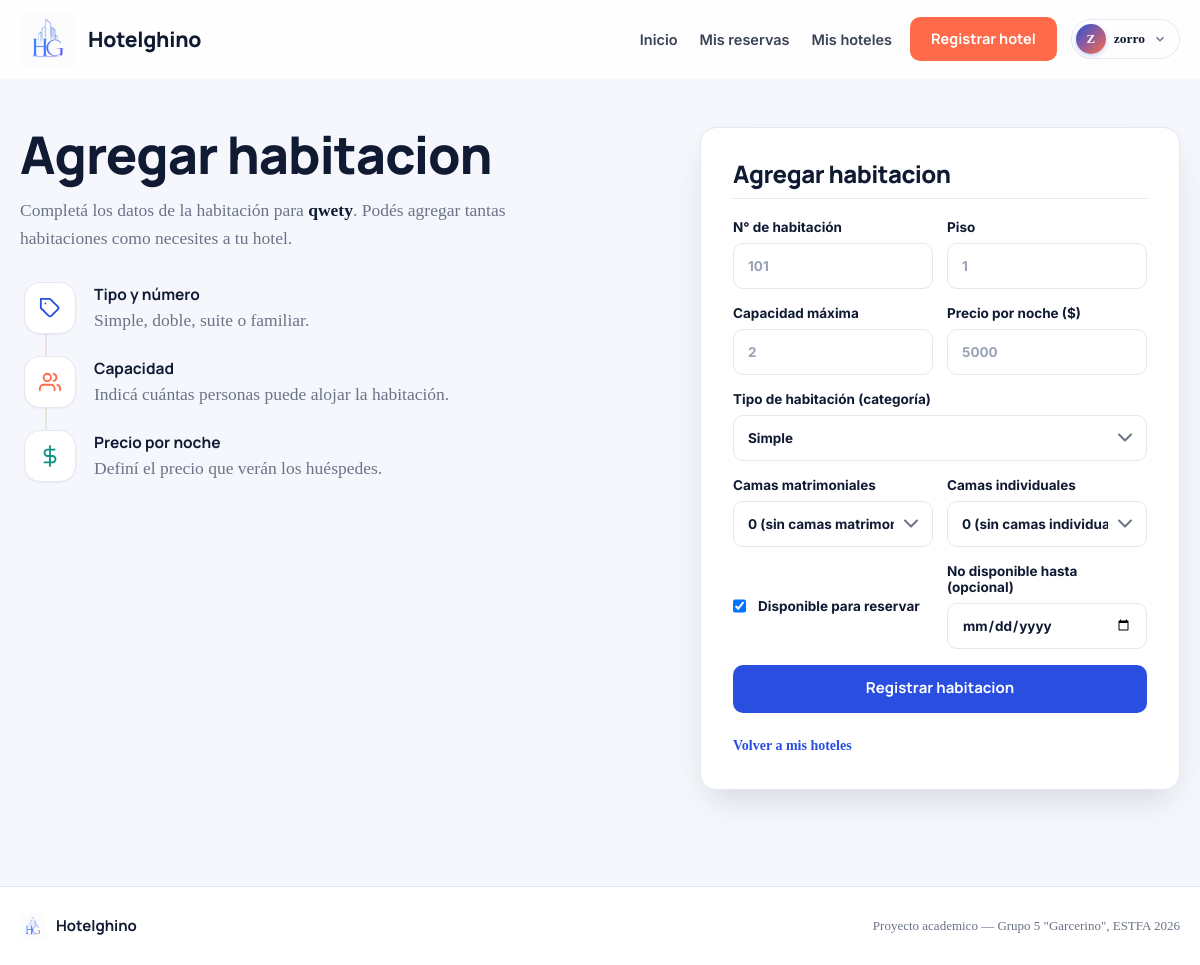
Page /mis-hoteles/11/habitaciones/registrar/ (signed in) on the earlier database version.
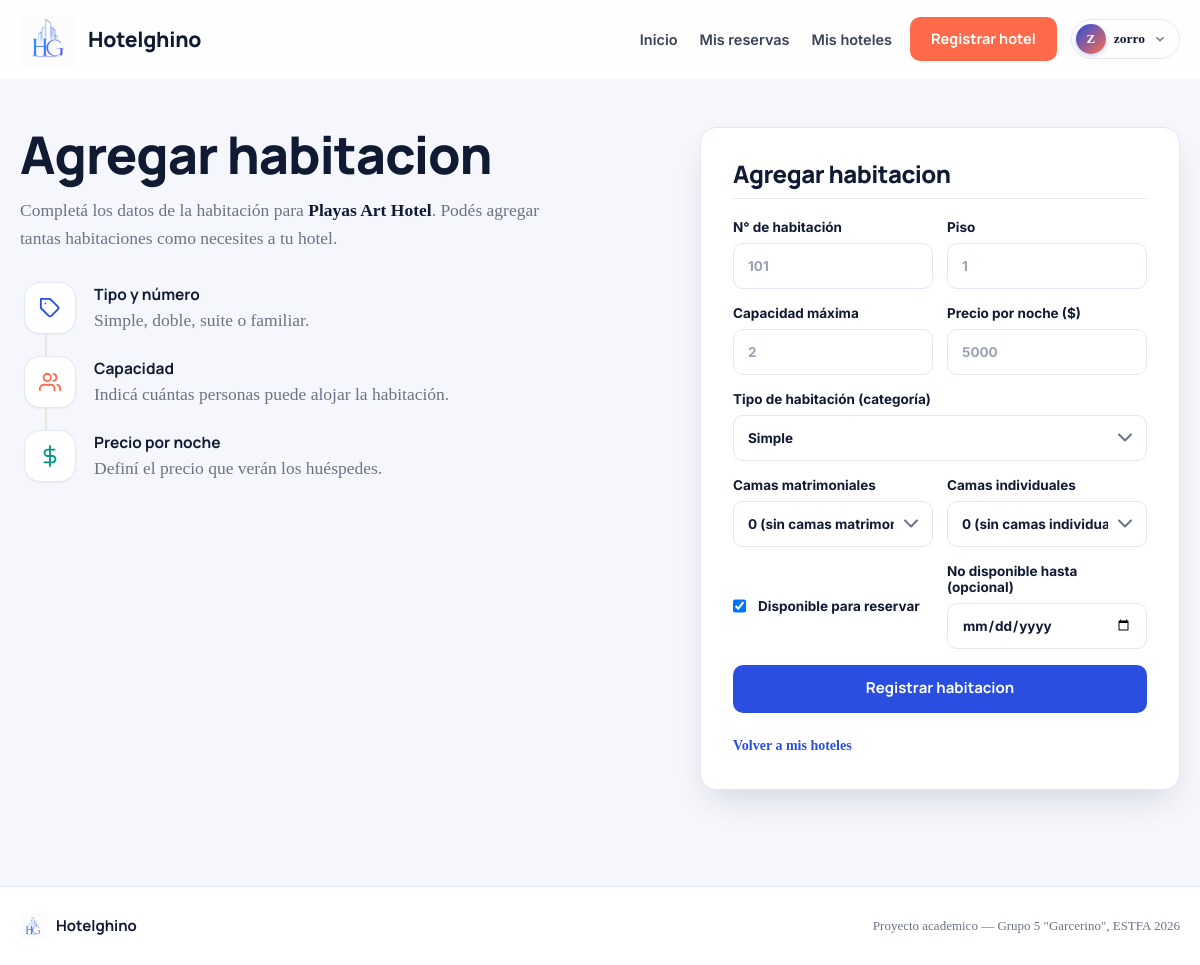
Same page on the later database version.
### hotelghino/models.py (models this page shows, shortened)
class Alojamiento(models.Model):
    ESTADOS = (
        ('P', 'Pendiente'),
        ('A', 'Activo'),
        ('R', 'Rechazado'),
    )
    TIPOS = (
        ('HT', 'Hotel'),
        ('HS', 'Hostel'),
        ('CA', 'Casa'),
        ('DP', 'Departamento'),
        ('CB', 'Cabana')
    )
    UBICACIONES_REALES = (
        ('Mar del Plata', 'Mar del Plata (Buenos Aires)'),
        ('Mar del Tuyú', 'Mar del Tuyú (Buenos Aires)'),
        ('Pinamar', 'Pinamar (Buenos Aires)'),
        ('Villa Gesell', 'Villa Gesell (Buenos Aires)'),
        ('San Bernardo', 'San Bernardo (Buenos Aires)'),
        ('Santa Clara del Mar', 'Santa Clara del Mar (Buenos Aires)'),
        ('Cariló', 'Cariló (Buenos Aires)'),
        ('San Clemente del Tuyú', 'San Clemente del Tuyú (Buenos Aires)'),
        ('Mar de las Pampas', 'Mar de las Pampas (Buenos Aires)'),
        ('Miramar', 'Miramar (Buenos Aires)'),
        ('Necochea', 'Necochea (Buenos Aires)'),
        ('Monte Hermoso', 'Monte Hermoso (Buenos Aires)'),
        ('Las Grutas', 'Las Grutas (Río Negro)'),
        ('Bariloche', 'Bariloche (Río Negro)'),
        ('San Martín de los Andes', 'San Martín de los Andes (Neuquén)'),
        ('Villa La Angostura', 'Villa La Angostura (Neuquén)'),
        ('El Calafate', 'El Calafate (Santa Cruz)'),
        ('El Chaltén', 'El Chaltén (Santa Cruz)'),
        ('Ushuaia', 'Ushuaia (Tierra del Fuego)'),
        ('Puerto Madryn', 'Puerto Madryn (Chubut)'),
        ('Villa Carlos Paz', 'Villa Carlos Paz (Córdoba)'),
        ('Villa General Belgrano', 'Villa General Belgrano (Córdoba)'),
        ('Merlo', 'Merlo (San Luis)'),
        ('Mina Clavero', 'Mina Clavero (Córdoba)'),
        ('La Cumbrecita', 'La Cumbrecita (Córdoba)'),
        ('Tandil', 'Tandil (Buenos Aires)'),
        ('Sierra de la Ventana', 'Sierra de la Ventana (Buenos Aires)'),
        ('Capilla del Monte', 'Capilla del Monte (Córdoba)'),
        ('Mendoza', 'Mendoza (Mendoza)'),
        ('San Rafael', 'San Rafael (Mendoza)'),
        ('Salta', 'Salta (Salta)'),
        ('Cafayate', 'Cafayate (Salta)'),
        ('Purmamarca', 'Purmamarca (Jujuy)'),
        ('Tilcara', 'Tilcara (Jujuy)'),
        ('Puerto Iguazú', 'Puerto Iguazú (Misiones)'),
        ('Colón', 'Colón (Entre Ríos)'),
        ('Federación', 'Federación (Entre Ríos)'),
        ('Gualeguaychú', 'Gualeguaychú (Entre Ríos)'),
        ('Buenos Aires', 'Buenos Aires (CABA)'),
        ('Córdoba', 'Córdoba (Córdoba)'),
        ('Rosario', 'Rosario (Santa Fe)'),
    )
    nombre = models.CharField(max_length=50)
    tipo = models.CharField(
        max_length=20,
        choices=TIPOS,
        default='HT'
    )
    ubicacion = models.CharField(
        max_length=100,
        blank=True,
        default='Mar del Plata',
        verbose_name='Ubicación / Ciudad'
    )
    direccion_completa = models.CharField(
        max_length=255,
        blank=True,
        default='',
        verbose_name='Dirección completa'
    )
    ciudad = models.CharField(
        max_length=100,
        blank=True,
        default='',
        verbose_name='Ciudad o localidad'
    )
    provincia = models.CharField(
        max_length=100,
        blank=True,
        default='',
        verbose_name='Provincia o región'
    )
    pais = models.CharField(
        max_length=100,
        blank=True,
        default='Argentina',
        verbose_name='País'
    )
    latitud = models.DecimalField(
        max_digits=9,
        decimal_places=6,
        null=True,
        blank=True,
        verbose_name='Latitud'
    )
    longitud = models.DecimalField(
        max_digits=9,
        decimal_places=6,
        null=True,
        blank=True,
        verbose_name='Longitud'
    )
    calle = models.CharField(max_length=50, blank=True, default='')
    numero_calle = models.CharField(max_length=10, blank=True, default='')
    descripcion = models.TextField()
    id_usuario = models.ForeignKey(
        Usuario,
        on_delete=models.CASCADE
    )
    estado = models.CharField(
        max_length=1,
        choices=ESTADOS,
        default='P'
    )
    fecha_creacion = models.DateTimeField(default=timezone.now)
    fecha_aprobacion = models.DateTimeField(
        null=True,
        blank=True
    )
    servicios = models.ManyToManyField(
        'ServicioAlojamiento',
        blank=True,
        verbose_name='Servicios del alojamiento'
    )
    class Meta:
        verbose_name = 'Alojamiento'
        verbose_name_plural = 'Alojamientos'

### hotelghino/views.py (the view)
# urls.py: path("mis-hoteles/<int:alojamiento_id>/habitaciones/registrar/", views.registroHabitacion, name="registrar_habitacion"),
@login_required
def registroHabitacion(request, alojamiento_id):
    if request.user.rol not in ['P', 'A']:
        messages.warning(request, 'Solo los propietarios pueden administrar habitaciones.')
        return redirect('home')
    if request.user.rol == 'A':
        alojamiento = get_object_or_404(Alojamiento, pk=alojamiento_id, tipo='HT')
    else:
        alojamiento = get_object_or_404(
            Alojamiento,
            pk=alojamiento_id,
            id_usuario=request.user,
            tipo='HT'
        )
    if alojamiento.estado == 'R':
        messages.warning(request, 'No podés agregar habitaciones a un hotel rechazado.')
        return redirect('mis_hoteles')
    if request.method == 'POST':
        form = HabitacionForm(request.POST, alojamiento=alojamiento)
        if form.is_valid():
            habitacion = form.save(commit=False)
            habitacion.id_alohamiento = alojamiento
            habitacion.id_usuario = alojamiento.id_usuario
            habitacion.save()
            messages.success(request, 'Habitacion registrada correctamente.')
            return redirect('mis_hoteles')
    else:
        form = HabitacionForm(alojamiento=alojamiento)
    return render(request, 'formulario-habitacion.html', {
        'form': form,
        'alojamiento': alojamiento,
        'titulo': 'Agregar habitacion',
        'boton': 'Registrar habitacion',
        'hoy': timezone.now().date(),
    })

### hotelghino/context_processors.py (called while the page is built)
def admin_pending_hotels(request):
    if request.user.is_authenticated and getattr(request.user, 'rol', None) == 'A':
        count = Alojamiento.objects.filter(estado='P').count()
        return {'pending_hotels_count': count}
    return {'pending_hotels_count': 0}

def carto_context(request):
    from django.conf import settings
    return {
        'CARTO_API_KEY': getattr(settings, 'CARTO_API_KEY', '').strip(),
    }

def date_limits(request):
    from django.utils import timezone
    from .utils import obtener_fecha_limite_reserva
    hoy = timezone.now().date()
    max_fecha = obtener_fecha_limite_reserva(hoy)
    hoy_str = hoy.strftime('%Y-%m-%d')
    max_str = max_fecha.strftime('%Y-%m-%d')
    return {
        'hoy_str': hoy_str,
        'max_fecha_str': max_str,
        'min_fecha': hoy_str,
        'max_fecha': max_str,
    }

### hotelghino/utils.py (called while the page is built)
def obtener_fecha_limite_reserva(base=None):
    if base is None:
        base = timezone.now().date()
    try:
        return base.replace(year=base.year + 1)
    except ValueError:
        return base.replace(year=base.year + 1, day=28)

### hotelghino/templates/formulario-habitacion.html (shortened to what the changed rows need)
{% extends 'base.html' %}
{% block content %}
<main class="auth-layout auth-layout-form">
    <section class="auth-copy">
        <div class="auth-copy-header">
            <h1>{{ titulo }}</h1>
            <p>Completá los datos de la habitación para <strong>{{ alojamiento.nombre }}</strong>. Podés agregar tantas habitaciones como necesites a tu hotel.</p>
        </div>
    </section>
    <section class="panel panel-auth">
        <div class="panel-header">
            <h2>{{ titulo }}</h2>
        </div>
    </section>
</main>
{% endblock %}

Differences in the rows shown:
changed Alojamiento: nombre "qwety" → "Playas Art Hotel"
